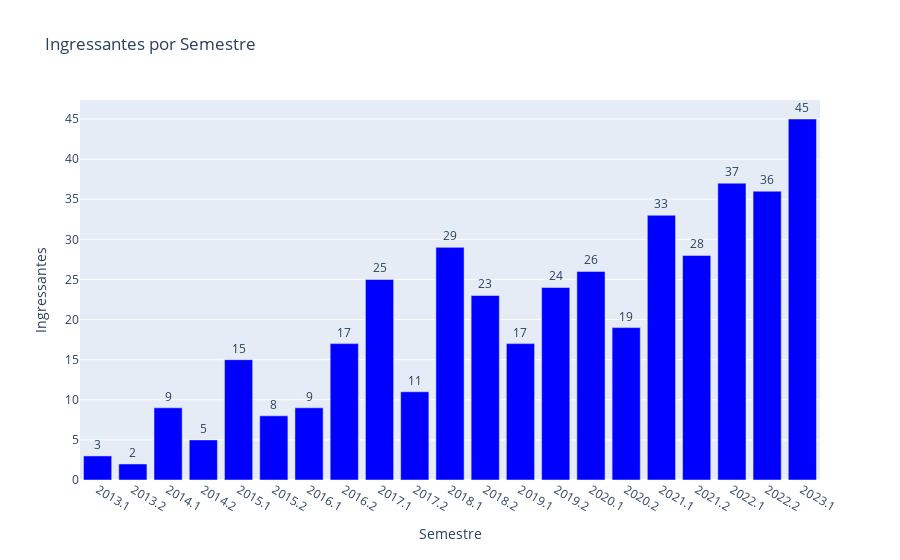

The notebook cell this image was saved under:
### Code cell
import pandas as pd
import plotly.graph_objs as go

# Ler os dados do arquivo Excel
df = pd.read_excel('planilha.xlsx')

# Converter a coluna "Semestre" para o tipo de dados string
df['Semestre'] = df['Semestre'].astype(str)

# Agrupar os dados da coluna "Ingressantes" por semestre
agregado = df.groupby('Semestre')['Ingressantes'].sum().reset_index()

# Criar o gráfico de barras
fig = go.Figure()

fig.add_trace(
    go.Bar(
        x=agregado['Semestre'],
        y=agregado['Ingressantes'],
        text=agregado['Ingressantes'],
        textposition='outside',  # Posição do texto (fora da barra)
        marker_color='blue',  # Cor das barras
    )
)

fig.update_layout(
    title='Ingressantes por Semestre',
    xaxis_title='Semestre',
    yaxis_title='Ingressantes',
    showlegend=False,  # Ocultar a legenda
)

# Exibir o gráfico
fig.show()

### Figure 1 — Plotly figure (JSON) as saved in the notebook; plotly's stock layout.template omitted (floating-point values rounded to 4 significant figures)
{"data": [{"marker": {"color": "blue"}, "text": [3, 2, 9, 5, 15, 8, 9, 17, 25, 11, 29, 23, 17, 24, 26, 19, 33, 28, 37, 36, 45], "textposition": "outside", "type": "bar", "x": ["2013.1", "2013.2", "2014.1", "2014.2", "2015.1", "2015.2", "2016.1", "2016.2", "2017.1", "2017.2", "2018.1", "2018.2", "2019.1", "2019.2", "2020.1", "2020.2", "2021.1", "2021.2", "2022.1", "2022.2", "2023.1"], "y": [3, 2, 9, 5, 15, 8, 9, 17, 25, 11, 29, 23, 17, 24, 26, 19, 33, 28, 37, 36, 45]}], "layout": {"showlegend": false, "title": {"text": "Ingressantes por Semestre"}, "xaxis": {"title": {"text": "Semestre"}}, "yaxis": {"title": {"text": "Ingressantes"}}}}
